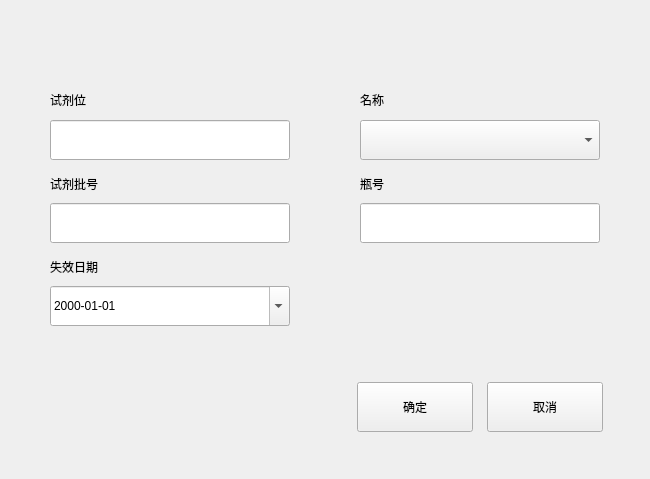
<?xml version="1.0" encoding="UTF-8"?>
<ui version="4.0">
 <class>QRegisterSupplyInfo</class>
 <widget class="BaseDlg" name="QRegisterSupplyInfo">
  <property name="geometry">
   <rect>
    <x>0</x>
    <y>0</y>
    <width>650</width>
    <height>479</height>
   </rect>
  </property>
  <property name="windowTitle">
   <string>QRegisterSupplyInfo</string>
  </property>
  <widget class="QPushButton" name="ok_btn">
   <property name="geometry">
    <rect>
     <x>357</x>
     <y>382</y>
     <width>116</width>
     <height>50</height>
    </rect>
   </property>
   <property name="text">
    <string>确定</string>
   </property>
   <property name="buttons" stdset="0">
    <string>btn_dlg</string>
   </property>
  </widget>
  <widget class="QPushButton" name="cancel_btn">
   <property name="geometry">
    <rect>
     <x>487</x>
     <y>382</y>
     <width>116</width>
     <height>50</height>
    </rect>
   </property>
   <property name="text">
    <string>取消</string>
   </property>
   <property name="buttons" stdset="0">
    <string>btn_dlg</string>
   </property>
  </widget>
  <widget class="QWidget" name="gridWidget" native="true">
   <property name="geometry">
    <rect>
     <x>50</x>
     <y>90</y>
     <width>550</width>
     <height>276</height>
    </rect>
   </property>
   <layout class="QGridLayout" name="gridLayout_4">
    <property name="leftMargin">
     <number>0</number>
    </property>
    <property name="topMargin">
     <number>0</number>
    </property>
    <property name="rightMargin">
     <number>0</number>
    </property>
    <property name="bottomMargin">
     <number>0</number>
    </property>
    <property name="horizontalSpacing">
     <number>0</number>
    </property>
    <property name="verticalSpacing">
     <number>10</number>
    </property>
    <item row="4" column="2">
     <widget class="QLineEdit" name="reagent_sn">
      <property name="minimumSize">
       <size>
        <width>240</width>
        <height>40</height>
       </size>
      </property>
      <property name="maximumSize">
       <size>
        <width>240</width>
        <height>40</height>
       </size>
      </property>
     </widget>
    </item>
    <item row="2" column="0">
     <spacer name="verticalSpacer">
      <property name="orientation">
       <enum>Qt::Vertical</enum>
      </property>
      <property name="sizeType">
       <enum>QSizePolicy::Fixed</enum>
      </property>
      <property name="sizeHint" stdset="0">
       <size>
        <width>20</width>
        <height>5</height>
       </size>
      </property>
     </spacer>
    </item>
    <item row="4" column="0">
     <widget class="QLineEdit" name="reagent_lot">
      <property name="minimumSize">
       <size>
        <width>240</width>
        <height>40</height>
       </size>
      </property>
      <property name="maximumSize">
       <size>
        <width>240</width>
        <height>40</height>
       </size>
      </property>
     </widget>
    </item>
    <item row="1" column="2">
     <widget class="QComboBox" name="ReagentName_comboBox">
      <property name="minimumSize">
       <size>
        <width>240</width>
        <height>40</height>
       </size>
      </property>
      <property name="maximumSize">
       <size>
        <width>240</width>
        <height>40</height>
       </size>
      </property>
     </widget>
    </item>
    <item row="3" column="2">
     <widget class="QLabel" name="label_5">
      <property name="text">
       <string>瓶号</string>
      </property>
     </widget>
    </item>
    <item row="7" column="0">
     <widget class="QDateEdit" name="reagent_date">
      <property name="minimumSize">
       <size>
        <width>240</width>
        <height>40</height>
       </size>
      </property>
      <property name="maximumSize">
       <size>
        <width>240</width>
        <height>40</height>
       </size>
      </property>
      <property name="buttonSymbols">
       <enum>QAbstractSpinBox::UpDownArrows</enum>
      </property>
      <property name="displayFormat">
       <string>yyyy-MM-dd</string>
      </property>
      <property name="calendarPopup">
       <bool>true</bool>
      </property>
     </widget>
    </item>
    <item row="1" column="0">
     <widget class="QLineEdit" name="reagent_pos">
      <property name="minimumSize">
       <size>
        <width>240</width>
        <height>40</height>
       </size>
      </property>
      <property name="maximumSize">
       <size>
        <width>240</width>
        <height>40</height>
       </size>
      </property>
     </widget>
    </item>
    <item row="0" column="0">
     <widget class="QLabel" name="label">
      <property name="text">
       <string>试剂位</string>
      </property>
     </widget>
    </item>
    <item row="6" column="0">
     <widget class="QLabel" name="label_7">
      <property name="text">
       <string>失效日期</string>
      </property>
     </widget>
    </item>
    <item row="3" column="0">
     <widget class="QLabel" name="label_3">
      <property name="text">
       <string>试剂批号</string>
      </property>
     </widget>
    </item>
    <item row="0" column="1">
     <spacer name="horizontalSpacer">
      <property name="orientation">
       <enum>Qt::Horizontal</enum>
      </property>
      <property name="sizeHint" stdset="0">
       <size>
        <width>40</width>
        <height>20</height>
       </size>
      </property>
     </spacer>
    </item>
    <item row="5" column="0">
     <spacer name="verticalSpacer_2">
      <property name="orientation">
       <enum>Qt::Vertical</enum>
      </property>
      <property name="sizeType">
       <enum>QSizePolicy::Fixed</enum>
      </property>
      <property name="sizeHint" stdset="0">
       <size>
        <width>20</width>
        <height>5</height>
       </size>
      </property>
     </spacer>
    </item>
    <item row="0" column="2">
     <widget class="QLabel" name="label_2">
      <property name="text">
       <string>名称</string>
      </property>
     </widget>
    </item>
    <item row="8" column="0">
     <spacer name="verticalSpacer_3">
      <property name="orientation">
       <enum>Qt::Vertical</enum>
      </property>
      <property name="sizeHint" stdset="0">
       <size>
        <width>20</width>
        <height>40</height>
       </size>
      </property>
     </spacer>
    </item>
   </layout>
  </widget>
 </widget>
 <layoutdefault spacing="6" margin="11"/>
 <customwidgets>
  <customwidget>
   <class>BaseDlg</class>
   <extends>QWidget</extends>
   <header>shared/basedlg.h</header>
   <container>1</container>
  </customwidget>
 </customwidgets>
 <resources/>
 <connections/>
</ui>
